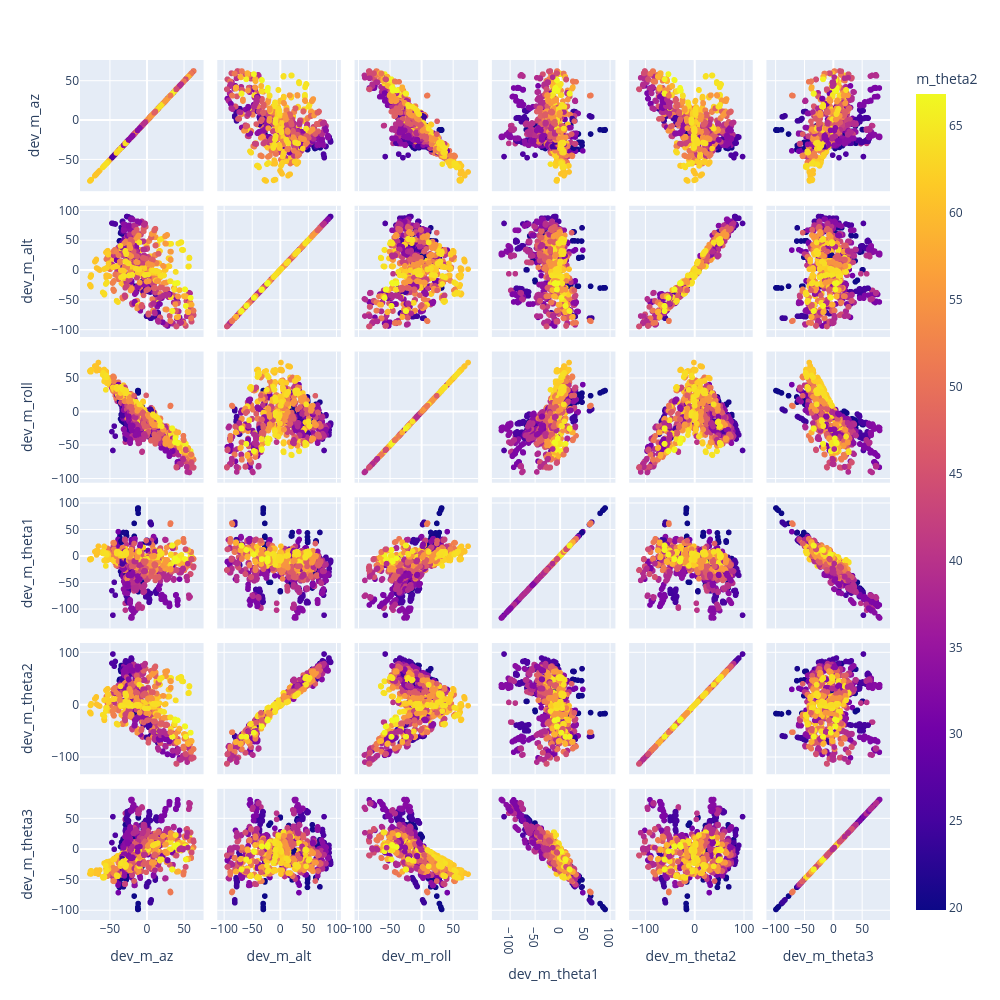

Here is the notebook cell this chart was saved with:
### Markdown cell above
# Sky Space Residuals vs Theta Space Residuals

### Code cell
fig = px.scatter_matrix(d, dimensions=["dev_m_az", "dev_m_alt", "dev_m_roll", "dev_m_theta1", "dev_m_theta2", "dev_m_theta3"], color="m_theta2")
fig.update_layout(height=1000,width=1000 )
fig.show()

### Figure 1 — Plotly figure (JSON) as saved in the notebook; plotly's stock layout.template omitted (floating-point values rounded to 4 significant figures; data arrays with more than 128 entries replaced by an {"elided": "..."} marker saying what was removed)
{"data": [{"dimensions": [{"axis": {"matches": true}, "label": "dev_m_az", "values": {"elided": "1742 float values"}}, {"axis": {"matches": true}, "label": "dev_m_alt", "values": {"elided": "1742 float values"}}, {"axis": {"matches": true}, "label": "dev_m_roll", "values": {"elided": "1742 float values"}}, {"axis": {"matches": true}, "label": "dev_m_theta1", "values": {"elided": "1742 float values"}}, {"axis": {"matches": true}, "label": "dev_m_theta2", "values": {"elided": "1742 float values"}}, {"axis": {"matches": true}, "label": "dev_m_theta3", "values": {"elided": "1742 float values"}}], "hovertemplate": "%{xaxis.title.text}=%{x}<br>%{yaxis.title.text}=%{y}<br>m_theta2=%{marker.color}<extra></extra>", "legendgroup": "", "marker": {"color": {"elided": "1742 float values"}, "coloraxis": "coloraxis", "symbol": "circle"}, "name": "", "showlegend": false, "type": "splom"}], "layout": {"coloraxis": {"colorbar": {"title": {"text": "m_theta2"}}, "colorscale": [[0, "#0d0887"], [0.1111, "#46039f"], [0.2222, "#7201a8"], [0.3333, "#9c179e"], [0.4444, "#bd3786"], [0.5556, "#d8576b"], [0.6667, "#ed7953"], [0.7778, "#fb9f3a"], [0.8889, "#fdca26"], [1, "#f0f921"]]}, "dragmode": "select", "height": 1000, "legend": {"tracegroupgap": 0}, "margin": {"t": 60}, "width": 1000}}
